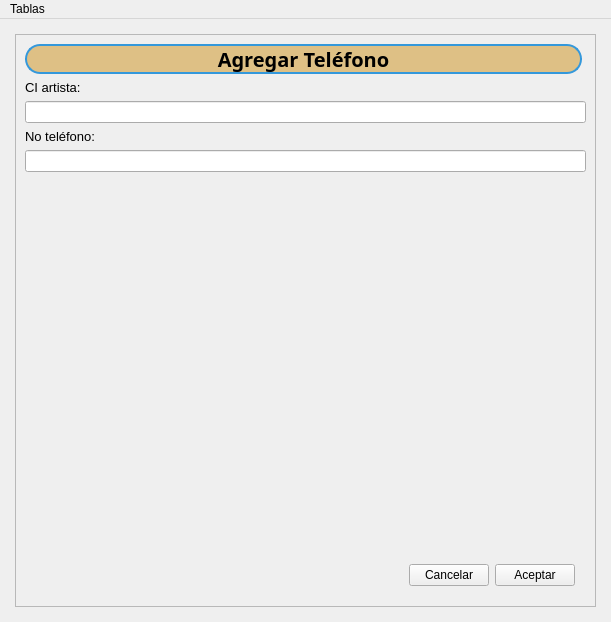
<?xml version="1.0" encoding="UTF-8"?>
<ui version="4.0">
 <class>MainWindow</class>
 <widget class="QMainWindow" name="MainWindow">
  <property name="geometry">
   <rect>
    <x>0</x>
    <y>0</y>
    <width>611</width>
    <height>622</height>
   </rect>
  </property>
  <property name="windowTitle">
   <string>MainWindow</string>
  </property>
  <property name="styleSheet">
   <string notr="true"/>
  </property>
  <widget class="QWidget" name="centralwidget">
   <property name="styleSheet">
    <string notr="true">*{background: }</string>
   </property>
   <layout class="QVBoxLayout" name="verticalLayout_7" stretch="0">
    <property name="spacing">
     <number>15</number>
    </property>
    <property name="leftMargin">
     <number>15</number>
    </property>
    <property name="topMargin">
     <number>15</number>
    </property>
    <property name="rightMargin">
     <number>15</number>
    </property>
    <property name="bottomMargin">
     <number>15</number>
    </property>
    <item>
     <widget class="QFrame" name="frame">
      <property name="styleSheet">
       <string notr="true"/>
      </property>
      <property name="frameShape">
       <enum>QFrame::StyledPanel</enum>
      </property>
      <property name="frameShadow">
       <enum>QFrame::Raised</enum>
      </property>
      <layout class="QVBoxLayout" name="verticalLayout_2">
       <property name="leftMargin">
        <number>0</number>
       </property>
       <property name="topMargin">
        <number>0</number>
       </property>
       <property name="rightMargin">
        <number>0</number>
       </property>
       <property name="bottomMargin">
        <number>0</number>
       </property>
       <item>
        <widget class="QStackedWidget" name="stacked_widget">
         <property name="styleSheet">
          <string notr="true">#label_telefono{
	background-color: #DEC085 ;
	border: 2px solid #3498db;
	border-radius: 15px;
	margin-right: 4px;
}

#label_2{
	background-color: #DEC085 ;
	border: 2px solid #3498db;
	border-radius: 15px;
	margin-right: 4px;
}

#label_7{
	background-color:#DEC085 ; 
	border: 2px solid #3498db;
	border-radius: 15px;
	margin-right: 4px;
}

#label_13{
	background-color:#DEC085 ; 
	border: 2px solid #3498db;
	border-radius: 15px;
	margin-right: 4px;
}
</string>
         </property>
         <property name="currentIndex">
          <number>3</number>
         </property>
         <widget class="QWidget" name="page_exposicion">
          <layout class="QVBoxLayout" name="verticalLayout_3">
           <item>
            <widget class="QLabel" name="label_2">
             <property name="font">
              <font>
               <family>Mongolian Baiti</family>
               <pointsize>15</pointsize>
               <weight>75</weight>
               <bold>true</bold>
              </font>
             </property>
             <property name="text">
              <string>Agregar Exposición</string>
             </property>
             <property name="alignment">
              <set>Qt::AlignCenter</set>
             </property>
            </widget>
           </item>
           <item>
            <layout class="QVBoxLayout" name="verticalLayout">
             <item>
              <widget class="QLabel" name="label_5">
               <property name="font">
                <font>
                 <pointsize>10</pointsize>
                </font>
               </property>
               <property name="text">
                <string>Título:</string>
               </property>
              </widget>
             </item>
             <item>
              <widget class="QLineEdit" name="lineEdit_titulo_exposicion"/>
             </item>
             <item>
              <widget class="QLabel" name="label_3">
               <property name="font">
                <font>
                 <pointsize>10</pointsize>
                </font>
               </property>
               <property name="text">
                <string>Fecha-inauguración:</string>
               </property>
              </widget>
             </item>
             <item>
              <widget class="QDateEdit" name="dateEdit_fecha_inauguracion"/>
             </item>
             <item>
              <widget class="QLabel" name="label_4">
               <property name="font">
                <font>
                 <pointsize>10</pointsize>
                </font>
               </property>
               <property name="text">
                <string>Fecha-clausura:</string>
               </property>
              </widget>
             </item>
             <item>
              <widget class="QDateEdit" name="dateEdit_fecha_clausura"/>
             </item>
             <item>
              <widget class="QLabel" name="label_6">
               <property name="font">
                <font>
                 <pointsize>10</pointsize>
                </font>
               </property>
               <property name="text">
                <string>Descripción:</string>
               </property>
              </widget>
             </item>
             <item>
              <widget class="QTextEdit" name="textEdit_descripcion"/>
             </item>
            </layout>
           </item>
           <item>
            <layout class="QHBoxLayout" name="horizontalLayout">
             <property name="leftMargin">
              <number>11</number>
             </property>
             <property name="topMargin">
              <number>11</number>
             </property>
             <property name="rightMargin">
              <number>11</number>
             </property>
             <property name="bottomMargin">
              <number>11</number>
             </property>
             <item>
              <spacer name="horizontalSpacer">
               <property name="orientation">
                <enum>Qt::Horizontal</enum>
               </property>
               <property name="sizeHint" stdset="0">
                <size>
                 <width>40</width>
                 <height>20</height>
                </size>
               </property>
              </spacer>
             </item>
             <item>
              <widget class="QPushButton" name="bt_cancelar_exposicion">
               <property name="cursor">
                <cursorShape>PointingHandCursor</cursorShape>
               </property>
               <property name="text">
                <string>Cancelar</string>
               </property>
              </widget>
             </item>
             <item>
              <widget class="QPushButton" name="bt_aceptar_exposicion">
               <property name="cursor">
                <cursorShape>PointingHandCursor</cursorShape>
               </property>
               <property name="text">
                <string>Aceptar</string>
               </property>
              </widget>
             </item>
            </layout>
           </item>
          </layout>
         </widget>
         <widget class="QWidget" name="page_artista">
          <layout class="QVBoxLayout" name="verticalLayout_5">
           <item>
            <widget class="QLabel" name="label_7">
             <property name="maximumSize">
              <size>
               <width>16777215</width>
               <height>30</height>
              </size>
             </property>
             <property name="font">
              <font>
               <family>Mongolian Baiti</family>
               <pointsize>15</pointsize>
               <weight>75</weight>
               <bold>true</bold>
              </font>
             </property>
             <property name="text">
              <string>Agregar Artista</string>
             </property>
             <property name="alignment">
              <set>Qt::AlignCenter</set>
             </property>
            </widget>
           </item>
           <item>
            <layout class="QVBoxLayout" name="verticalLayout_4">
             <property name="topMargin">
              <number>0</number>
             </property>
             <property name="bottomMargin">
              <number>11</number>
             </property>
             <item>
              <widget class="QLabel" name="label_8">
               <property name="font">
                <font>
                 <pointsize>10</pointsize>
                 <weight>50</weight>
                 <bold>false</bold>
                </font>
               </property>
               <property name="text">
                <string>Ci:</string>
               </property>
              </widget>
             </item>
             <item>
              <widget class="QLineEdit" name="lineEdit_ci_Artista"/>
             </item>
             <item>
              <widget class="QLabel" name="label_9">
               <property name="font">
                <font>
                 <pointsize>10</pointsize>
                 <weight>50</weight>
                 <bold>false</bold>
                </font>
               </property>
               <property name="text">
                <string>Calle:</string>
               </property>
              </widget>
             </item>
             <item>
              <widget class="QLineEdit" name="lineEdit_calle"/>
             </item>
             <item>
              <widget class="QLabel" name="label_10">
               <property name="font">
                <font>
                 <pointsize>10</pointsize>
                 <weight>50</weight>
                 <bold>false</bold>
                </font>
               </property>
               <property name="text">
                <string>No:</string>
               </property>
              </widget>
             </item>
             <item>
              <widget class="QLineEdit" name="lineEdit_no"/>
             </item>
             <item>
              <widget class="QLabel" name="label_11">
               <property name="font">
                <font>
                 <pointsize>10</pointsize>
                </font>
               </property>
               <property name="text">
                <string>Provincia:</string>
               </property>
              </widget>
             </item>
             <item>
              <widget class="QLineEdit" name="lineEdit_provincia"/>
             </item>
             <item>
              <widget class="QLabel" name="label_12">
               <property name="font">
                <font>
                 <pointsize>10</pointsize>
                </font>
               </property>
               <property name="text">
                <string>Nacionalidad:</string>
               </property>
              </widget>
             </item>
             <item>
              <widget class="QLineEdit" name="lineEdit_nacionalidad"/>
             </item>
            </layout>
           </item>
           <item>
            <layout class="QHBoxLayout" name="horizontalLayout_2">
             <property name="leftMargin">
              <number>11</number>
             </property>
             <property name="topMargin">
              <number>130</number>
             </property>
             <property name="rightMargin">
              <number>11</number>
             </property>
             <property name="bottomMargin">
              <number>0</number>
             </property>
             <item>
              <spacer name="horizontalSpacer_2">
               <property name="orientation">
                <enum>Qt::Horizontal</enum>
               </property>
               <property name="sizeHint" stdset="0">
                <size>
                 <width>40</width>
                 <height>20</height>
                </size>
               </property>
              </spacer>
             </item>
             <item>
              <widget class="QPushButton" name="bt_cancelar_artista">
               <property name="cursor">
                <cursorShape>PointingHandCursor</cursorShape>
               </property>
               <property name="text">
                <string>Cancelar</string>
               </property>
              </widget>
             </item>
             <item>
              <widget class="QPushButton" name="bt_aceptar_artista">
               <property name="cursor">
                <cursorShape>PointingHandCursor</cursorShape>
               </property>
               <property name="text">
                <string>Aceptar</string>
               </property>
              </widget>
             </item>
            </layout>
           </item>
          </layout>
         </widget>
         <widget class="QWidget" name="page_obra">
          <layout class="QVBoxLayout" name="verticalLayout_10">
           <item>
            <widget class="QLabel" name="label_13">
             <property name="maximumSize">
              <size>
               <width>16777215</width>
               <height>30</height>
              </size>
             </property>
             <property name="font">
              <font>
               <family>Mongolian Baiti</family>
               <pointsize>15</pointsize>
               <weight>75</weight>
               <bold>true</bold>
              </font>
             </property>
             <property name="text">
              <string>Agregar Obra</string>
             </property>
             <property name="alignment">
              <set>Qt::AlignCenter</set>
             </property>
            </widget>
           </item>
           <item>
            <layout class="QHBoxLayout" name="horizontalLayout_3">
             <item>
              <layout class="QVBoxLayout" name="verticalLayout_6">
               <property name="topMargin">
                <number>0</number>
               </property>
               <property name="bottomMargin">
                <number>11</number>
               </property>
               <item>
                <widget class="QLabel" name="label_14">
                 <property name="font">
                  <font>
                   <pointsize>10</pointsize>
                  </font>
                 </property>
                 <property name="text">
                  <string>Id de registro:</string>
                 </property>
                </widget>
               </item>
               <item>
                <widget class="QLineEdit" name="lineEdit_registro"/>
               </item>
               <item>
                <widget class="QLabel" name="label_15">
                 <property name="font">
                  <font>
                   <pointsize>10</pointsize>
                  </font>
                 </property>
                 <property name="text">
                  <string>Título:</string>
                 </property>
                </widget>
               </item>
               <item>
                <widget class="QLineEdit" name="lineEdit_titulo_obra"/>
               </item>
               <item>
                <widget class="QLabel" name="label_16">
                 <property name="font">
                  <font>
                   <pointsize>10</pointsize>
                  </font>
                 </property>
                 <property name="text">
                  <string>Estilo:</string>
                 </property>
                </widget>
               </item>
               <item>
                <widget class="QLineEdit" name="lineEdit_Estilo"/>
               </item>
               <item>
                <widget class="QLabel" name="label_17">
                 <property name="font">
                  <font>
                   <pointsize>10</pointsize>
                  </font>
                 </property>
                 <property name="text">
                  <string>Precio salida:</string>
                 </property>
                </widget>
               </item>
               <item>
                <widget class="QLineEdit" name="lineEdit_presio_salida"/>
               </item>
               <item>
                <widget class="QLabel" name="label_18">
                 <property name="font">
                  <font>
                   <pointsize>10</pointsize>
                  </font>
                 </property>
                 <property name="text">
                  <string>Título de exposición:</string>
                 </property>
                </widget>
               </item>
               <item>
                <widget class="QComboBox" name="comboBox_titulo_exposicion"/>
               </item>
               <item>
                <widget class="QLabel" name="label_19">
                 <property name="font">
                  <font>
                   <pointsize>10</pointsize>
                  </font>
                 </property>
                 <property name="text">
                  <string>Ci artista:</string>
                 </property>
                </widget>
               </item>
               <item>
                <widget class="QLineEdit" name="lineEdit_ci_artist"/>
               </item>
               <item>
                <widget class="QLabel" name="label_20">
                 <property name="font">
                  <font>
                   <pointsize>10</pointsize>
                  </font>
                 </property>
                 <property name="text">
                  <string>Vendido:</string>
                 </property>
                </widget>
               </item>
               <item>
                <layout class="QHBoxLayout" name="horizontalLayout_6">
                 <item>
                  <widget class="QRadioButton" name="radioButton_2">
                   <property name="font">
                    <font>
                     <pointsize>10</pointsize>
                    </font>
                   </property>
                   <property name="text">
                    <string>Si</string>
                   </property>
                  </widget>
                 </item>
                 <item>
                  <widget class="QRadioButton" name="radioButton">
                   <property name="font">
                    <font>
                     <pointsize>10</pointsize>
                    </font>
                   </property>
                   <property name="text">
                    <string>No</string>
                   </property>
                  </widget>
                 </item>
                </layout>
               </item>
               <item>
                <widget class="QLabel" name="label_21">
                 <property name="font">
                  <font>
                   <pointsize>10</pointsize>
                  </font>
                 </property>
                 <property name="text">
                  <string>Precio mejor oferta:</string>
                 </property>
                </widget>
               </item>
               <item>
                <widget class="QLineEdit" name="lineEdit_precio_mejor"/>
               </item>
              </layout>
             </item>
            </layout>
           </item>
           <item>
            <layout class="QHBoxLayout" name="horizontalLayout_4">
             <item>
              <spacer name="horizontalSpacer_4">
               <property name="orientation">
                <enum>Qt::Horizontal</enum>
               </property>
               <property name="sizeHint" stdset="0">
                <size>
                 <width>40</width>
                 <height>20</height>
                </size>
               </property>
              </spacer>
             </item>
             <item>
              <widget class="QPushButton" name="bt_aceptar_obra">
               <property name="cursor">
                <cursorShape>PointingHandCursor</cursorShape>
               </property>
               <property name="text">
                <string>Aceptar</string>
               </property>
              </widget>
             </item>
             <item>
              <widget class="QPushButton" name="bt_cancelar_obra">
               <property name="cursor">
                <cursorShape>PointingHandCursor</cursorShape>
               </property>
               <property name="text">
                <string>Cancelar</string>
               </property>
              </widget>
             </item>
            </layout>
           </item>
          </layout>
         </widget>
         <widget class="QWidget" name="page_telefono">
          <layout class="QVBoxLayout" name="verticalLayout_9">
           <item>
            <widget class="QLabel" name="label_telefono">
             <property name="maximumSize">
              <size>
               <width>16777215</width>
               <height>30</height>
              </size>
             </property>
             <property name="font">
              <font>
               <family>Mongolian Baiti</family>
               <pointsize>15</pointsize>
               <weight>75</weight>
               <bold>true</bold>
              </font>
             </property>
             <property name="text">
              <string>Agregar Teléfono</string>
             </property>
             <property name="alignment">
              <set>Qt::AlignCenter</set>
             </property>
            </widget>
           </item>
           <item>
            <layout class="QVBoxLayout" name="verticalLayout_8">
             <property name="topMargin">
              <number>0</number>
             </property>
             <property name="bottomMargin">
              <number>11</number>
             </property>
             <item>
              <widget class="QLabel" name="label_CI_artista">
               <property name="font">
                <font>
                 <pointsize>10</pointsize>
                </font>
               </property>
               <property name="text">
                <string>CI artista:</string>
               </property>
              </widget>
             </item>
             <item>
              <widget class="QLineEdit" name="lineEdit_ci_artista"/>
             </item>
             <item>
              <widget class="QLabel" name="label_No_telefono">
               <property name="font">
                <font>
                 <pointsize>10</pointsize>
                </font>
               </property>
               <property name="text">
                <string>No teléfono:</string>
               </property>
              </widget>
             </item>
             <item>
              <widget class="QLineEdit" name="lineEdit_no_telefono"/>
             </item>
            </layout>
           </item>
           <item>
            <spacer name="verticalSpacer_2">
             <property name="orientation">
              <enum>Qt::Vertical</enum>
             </property>
             <property name="sizeHint" stdset="0">
              <size>
               <width>20</width>
               <height>40</height>
              </size>
             </property>
            </spacer>
           </item>
           <item>
            <layout class="QHBoxLayout" name="horizontalLayout_5">
             <property name="leftMargin">
              <number>11</number>
             </property>
             <property name="topMargin">
              <number>11</number>
             </property>
             <property name="rightMargin">
              <number>11</number>
             </property>
             <property name="bottomMargin">
              <number>11</number>
             </property>
             <item>
              <spacer name="horizontalSpacer_3">
               <property name="orientation">
                <enum>Qt::Horizontal</enum>
               </property>
               <property name="sizeHint" stdset="0">
                <size>
                 <width>40</width>
                 <height>20</height>
                </size>
               </property>
              </spacer>
             </item>
             <item>
              <widget class="QPushButton" name="bt_cancelar_telefono">
               <property name="cursor">
                <cursorShape>PointingHandCursor</cursorShape>
               </property>
               <property name="text">
                <string>Cancelar</string>
               </property>
              </widget>
             </item>
             <item>
              <widget class="QPushButton" name="bt_aceptar_telefono">
               <property name="cursor">
                <cursorShape>PointingHandCursor</cursorShape>
               </property>
               <property name="text">
                <string>Aceptar</string>
               </property>
              </widget>
             </item>
            </layout>
           </item>
          </layout>
         </widget>
        </widget>
       </item>
      </layout>
     </widget>
    </item>
   </layout>
  </widget>
  <widget class="QMenuBar" name="menubar">
   <property name="geometry">
    <rect>
     <x>0</x>
     <y>0</y>
     <width>611</width>
     <height>26</height>
    </rect>
   </property>
   <property name="minimumSize">
    <size>
     <width>0</width>
     <height>0</height>
    </size>
   </property>
   <widget class="QMenu" name="menuTablas">
    <property name="font">
     <font>
      <pointsize>9</pointsize>
     </font>
    </property>
    <property name="cursor">
     <cursorShape>PointingHandCursor</cursorShape>
    </property>
    <property name="tearOffEnabled">
     <bool>false</bool>
    </property>
    <property name="title">
     <string>Tablas</string>
    </property>
    <addaction name="actionExposicion"/>
    <addaction name="separator"/>
    <addaction name="actionArtista"/>
    <addaction name="separator"/>
    <addaction name="actionObra"/>
    <addaction name="separator"/>
    <addaction name="actionTelefono"/>
   </widget>
   <addaction name="menuTablas"/>
  </widget>
  <action name="actionExposicion">
   <property name="text">
    <string>Exposición</string>
   </property>
  </action>
  <action name="actionArtista">
   <property name="text">
    <string>Artista</string>
   </property>
  </action>
  <action name="actionObra">
   <property name="text">
    <string>Obra</string>
   </property>
  </action>
  <action name="actionTelefono">
   <property name="text">
    <string>Teléfono</string>
   </property>
  </action>
 </widget>
 <resources/>
 <connections/>
</ui>
